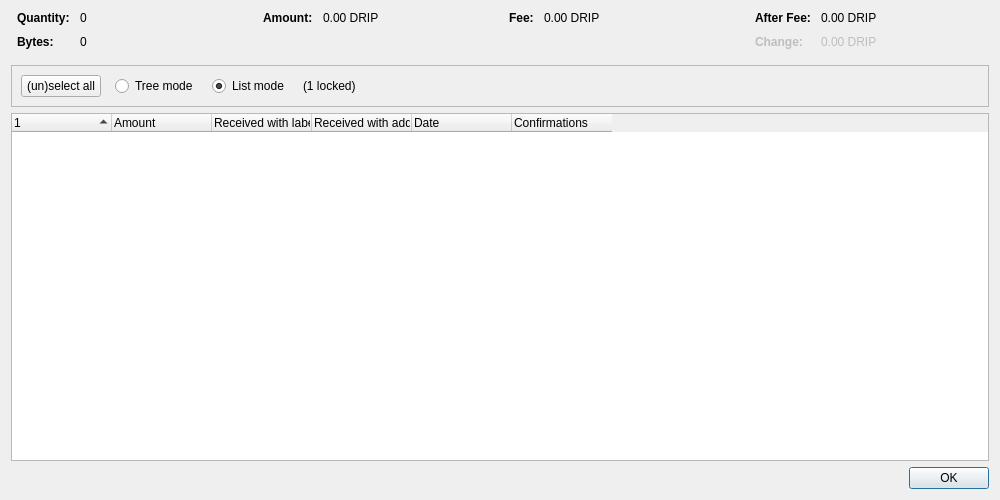
<?xml version="1.0" encoding="UTF-8"?>
<ui version="4.0">
 <class>CoinControlDialog</class>
 <widget class="QDialog" name="CoinControlDialog">
  <property name="geometry">
   <rect>
    <x>0</x>
    <y>0</y>
    <width>1000</width>
    <height>500</height>
   </rect>
  </property>
  <property name="windowTitle">
   <string>Coin Selection</string>
  </property>
  <layout class="QVBoxLayout" name="verticalLayout">
   <item>
    <layout class="QHBoxLayout" name="horizontalLayoutTop" stretch="0,0,0,0">
     <property name="topMargin">
      <number>0</number>
     </property>
     <property name="bottomMargin">
      <number>10</number>
     </property>
     <item>
      <layout class="QFormLayout" name="formLayoutCoinControl1">
       <property name="labelAlignment">
        <set>Qt::AlignLeft|Qt::AlignVCenter</set>
       </property>
       <property name="horizontalSpacing">
        <number>10</number>
       </property>
       <property name="verticalSpacing">
        <number>10</number>
       </property>
       <property name="leftMargin">
        <number>6</number>
       </property>
       <property name="rightMargin">
        <number>6</number>
       </property>
       <item row="0" column="0">
        <widget class="QLabel" name="labelCoinControlQuantityText">
         <property name="font">
          <font>
           <weight>75</weight>
           <bold>true</bold>
          </font>
         </property>
         <property name="text">
          <string>Quantity:</string>
         </property>
        </widget>
       </item>
       <item row="0" column="1">
        <widget class="QLabel" name="labelCoinControlQuantity">
         <property name="cursor">
          <cursorShape>IBeamCursor</cursorShape>
         </property>
         <property name="contextMenuPolicy">
          <enum>Qt::ActionsContextMenu</enum>
         </property>
         <property name="text">
          <string notr="true">0</string>
         </property>
         <property name="textInteractionFlags">
          <set>Qt::LinksAccessibleByMouse|Qt::TextSelectableByKeyboard|Qt::TextSelectableByMouse</set>
         </property>
        </widget>
       </item>
       <item row="1" column="0">
        <widget class="QLabel" name="labelCoinControlBytesText">
         <property name="font">
          <font>
           <weight>75</weight>
           <bold>true</bold>
          </font>
         </property>
         <property name="text">
          <string>Bytes:</string>
         </property>
        </widget>
       </item>
       <item row="1" column="1">
        <widget class="QLabel" name="labelCoinControlBytes">
         <property name="cursor">
          <cursorShape>IBeamCursor</cursorShape>
         </property>
         <property name="contextMenuPolicy">
          <enum>Qt::ActionsContextMenu</enum>
         </property>
         <property name="text">
          <string notr="true">0</string>
         </property>
         <property name="textInteractionFlags">
          <set>Qt::LinksAccessibleByMouse|Qt::TextSelectableByKeyboard|Qt::TextSelectableByMouse</set>
         </property>
        </widget>
       </item>
      </layout>
     </item>
     <item>
      <layout class="QFormLayout" name="formLayoutCoinControl2">
       <property name="horizontalSpacing">
        <number>10</number>
       </property>
       <property name="verticalSpacing">
        <number>10</number>
       </property>
       <property name="leftMargin">
        <number>6</number>
       </property>
       <property name="rightMargin">
        <number>6</number>
       </property>
       <item row="0" column="0">
        <widget class="QLabel" name="labelCoinControlAmountText">
         <property name="font">
          <font>
           <weight>75</weight>
           <bold>true</bold>
          </font>
         </property>
         <property name="text">
          <string>Amount:</string>
         </property>
        </widget>
       </item>
       <item row="0" column="1">
        <widget class="QLabel" name="labelCoinControlAmount">
         <property name="cursor">
          <cursorShape>IBeamCursor</cursorShape>
         </property>
         <property name="contextMenuPolicy">
          <enum>Qt::ActionsContextMenu</enum>
         </property>
         <property name="text">
          <string notr="true">0.00 DRIP</string>
         </property>
         <property name="textInteractionFlags">
          <set>Qt::LinksAccessibleByMouse|Qt::TextSelectableByKeyboard|Qt::TextSelectableByMouse</set>
         </property>
        </widget>
       </item>
      </layout>
     </item>
     <item>
      <layout class="QFormLayout" name="formLayoutCoinControl3">
       <property name="horizontalSpacing">
        <number>10</number>
       </property>
       <property name="verticalSpacing">
        <number>10</number>
       </property>
       <property name="leftMargin">
        <number>6</number>
       </property>
       <property name="rightMargin">
        <number>6</number>
       </property>
       <item row="0" column="0">
        <widget class="QLabel" name="labelCoinControlFeeText">
         <property name="font">
          <font>
           <weight>75</weight>
           <bold>true</bold>
          </font>
         </property>
         <property name="text">
          <string>Fee:</string>
         </property>
        </widget>
       </item>
       <item row="0" column="1">
        <widget class="QLabel" name="labelCoinControlFee">
         <property name="cursor">
          <cursorShape>IBeamCursor</cursorShape>
         </property>
         <property name="contextMenuPolicy">
          <enum>Qt::ActionsContextMenu</enum>
         </property>
         <property name="text">
          <string notr="true">0.00 DRIP</string>
         </property>
         <property name="textInteractionFlags">
          <set>Qt::LinksAccessibleByMouse|Qt::TextSelectableByKeyboard|Qt::TextSelectableByMouse</set>
         </property>
        </widget>
       </item>
      </layout>
     </item>
     <item>
      <layout class="QFormLayout" name="formLayoutCoinControl4">
       <property name="labelAlignment">
        <set>Qt::AlignLeft|Qt::AlignVCenter</set>
       </property>
       <property name="horizontalSpacing">
        <number>10</number>
       </property>
       <property name="verticalSpacing">
        <number>10</number>
       </property>
       <property name="leftMargin">
        <number>6</number>
       </property>
       <property name="rightMargin">
        <number>6</number>
       </property>
       <item row="0" column="0">
        <widget class="QLabel" name="labelCoinControlAfterFeeText">
         <property name="font">
          <font>
           <weight>75</weight>
           <bold>true</bold>
          </font>
         </property>
         <property name="text">
          <string>After Fee:</string>
         </property>
        </widget>
       </item>
       <item row="0" column="1">
        <widget class="QLabel" name="labelCoinControlAfterFee">
         <property name="cursor">
          <cursorShape>IBeamCursor</cursorShape>
         </property>
         <property name="contextMenuPolicy">
          <enum>Qt::ActionsContextMenu</enum>
         </property>
         <property name="text">
          <string notr="true">0.00 DRIP</string>
         </property>
         <property name="textInteractionFlags">
          <set>Qt::LinksAccessibleByMouse|Qt::TextSelectableByKeyboard|Qt::TextSelectableByMouse</set>
         </property>
        </widget>
       </item>
       <item row="1" column="0">
        <widget class="QLabel" name="labelCoinControlChangeText">
         <property name="enabled">
          <bool>false</bool>
         </property>
         <property name="font">
          <font>
           <weight>75</weight>
           <bold>true</bold>
          </font>
         </property>
         <property name="text">
          <string>Change:</string>
         </property>
        </widget>
       </item>
       <item row="1" column="1">
        <widget class="QLabel" name="labelCoinControlChange">
         <property name="enabled">
          <bool>false</bool>
         </property>
         <property name="cursor">
          <cursorShape>IBeamCursor</cursorShape>
         </property>
         <property name="contextMenuPolicy">
          <enum>Qt::ActionsContextMenu</enum>
         </property>
         <property name="text">
          <string notr="true">0.00 DRIP</string>
         </property>
         <property name="textInteractionFlags">
          <set>Qt::LinksAccessibleByMouse|Qt::TextSelectableByKeyboard|Qt::TextSelectableByMouse</set>
         </property>
        </widget>
       </item>
      </layout>
     </item>
    </layout>
   </item>
   <item>
    <widget class="QFrame" name="frame">
     <property name="minimumSize">
      <size>
       <width>0</width>
       <height>40</height>
      </size>
     </property>
     <property name="frameShape">
      <enum>QFrame::StyledPanel</enum>
     </property>
     <property name="frameShadow">
      <enum>QFrame::Sunken</enum>
     </property>
     <layout class="QHBoxLayout" name="horizontalLayout">
      <item>
       <layout class="QHBoxLayout" name="horizontalLayoutPanel" stretch="0,0,0,0,0">
        <property name="spacing">
         <number>14</number>
        </property>
        <item>
         <widget class="QPushButton" name="pushButtonSelectAll">
          <property name="sizePolicy">
           <sizepolicy hsizetype="Maximum" vsizetype="Fixed">
            <horstretch>0</horstretch>
            <verstretch>0</verstretch>
           </sizepolicy>
          </property>
          <property name="text">
           <string>(un)select all</string>
          </property>
          <property name="autoDefault">
           <bool>false</bool>
          </property>
         </widget>
        </item>
        <item>
         <widget class="QRadioButton" name="radioTreeMode">
          <property name="sizePolicy">
           <sizepolicy hsizetype="Maximum" vsizetype="Fixed">
            <horstretch>0</horstretch>
            <verstretch>0</verstretch>
           </sizepolicy>
          </property>
          <property name="text">
           <string>Tree mode</string>
          </property>
         </widget>
        </item>
        <item>
         <widget class="QRadioButton" name="radioListMode">
          <property name="sizePolicy">
           <sizepolicy hsizetype="Maximum" vsizetype="Fixed">
            <horstretch>0</horstretch>
            <verstretch>0</verstretch>
           </sizepolicy>
          </property>
          <property name="text">
           <string>List mode</string>
          </property>
          <property name="checked">
           <bool>true</bool>
          </property>
         </widget>
        </item>
        <item>
         <widget class="QLabel" name="labelLocked">
          <property name="text">
           <string notr="true">(1 locked)</string>
          </property>
         </widget>
        </item>
        <item>
         <spacer name="horizontalSpacer">
          <property name="orientation">
           <enum>Qt::Horizontal</enum>
          </property>
          <property name="sizeHint" stdset="0">
           <size>
            <width>40</width>
            <height>20</height>
           </size>
          </property>
         </spacer>
        </item>
       </layout>
      </item>
     </layout>
    </widget>
   </item>
   <item>
    <widget class="CoinControlTreeWidget" name="treeWidget">
     <property name="contextMenuPolicy">
      <enum>Qt::CustomContextMenu</enum>
     </property>
     <property name="sortingEnabled">
      <bool>false</bool>
     </property>
     <property name="columnCount">
      <number>6</number>
     </property>
     <attribute name="headerShowSortIndicator" stdset="0">
      <bool>true</bool>
     </attribute>
     <attribute name="headerStretchLastSection">
      <bool>false</bool>
     </attribute>
     <column>
      <property name="text">
       <string/>
      </property>
     </column>
     <column>
      <property name="text">
       <string>Amount</string>
      </property>
     </column>
     <column>
      <property name="text">
       <string>Received with label</string>
      </property>
     </column>
     <column>
      <property name="text">
       <string>Received with address</string>
      </property>
     </column>
     <column>
      <property name="text">
       <string>Date</string>
      </property>
     </column>
     <column>
      <property name="text">
       <string>Confirmations</string>
      </property>
      <property name="toolTip">
       <string>Confirmed</string>
      </property>
     </column>
     <column>
      <property name="text">
       <string/>
      </property>
     </column>
     <column>
      <property name="text">
       <string/>
      </property>
     </column>
     <column>
      <property name="text">
       <string/>
      </property>
     </column>
     <column>
      <property name="text">
       <string/>
      </property>
     </column>
    </widget>
   </item>
   <item>
    <widget class="QDialogButtonBox" name="buttonBox">
     <property name="orientation">
      <enum>Qt::Horizontal</enum>
     </property>
     <property name="standardButtons">
      <set>QDialogButtonBox::Ok</set>
     </property>
    </widget>
   </item>
  </layout>
 </widget>
 <customwidgets>
  <customwidget>
   <class>CoinControlTreeWidget</class>
   <extends>QTreeWidget</extends>
   <header>qt/coincontroltreewidget.h</header>
  </customwidget>
 </customwidgets>
 <resources/>
 <connections/>
</ui>
